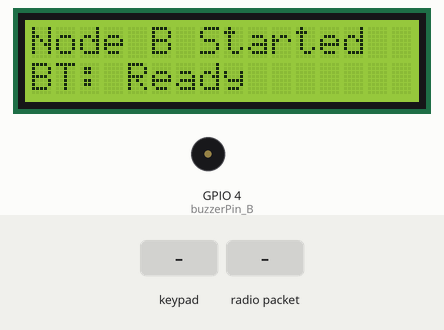
This sketch was run on a simulated ESP32. Shown: 16×2 character LCD, buzzer (waves = sounding). Inputs (shaded band) come from the test bench. Nothing arrives over Bluetooth unless stated; what the sketch prints to the serial monitor is not drawn.

Above: at 2.2 s.
2.3 s: keypad keys 2 5 2 6 2 7 1 4 # pressed 0.4 s apart
At 7.0 s:
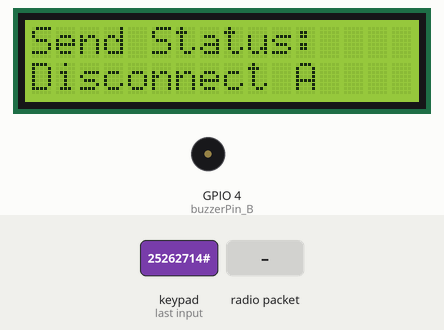
7.4 s: key 'A' pressed
At 8.1 s:
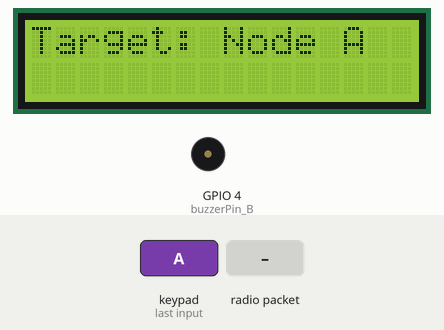
8.9 s: keypad keys 1 9 1 8 3 2 3 3 * pressed 0.4 s apart
At 13.1 s:
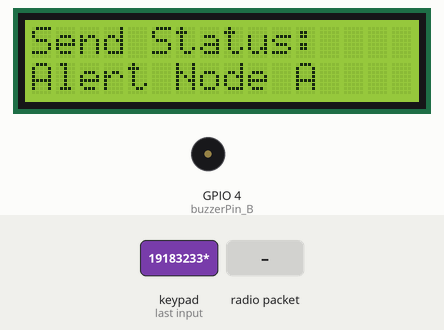
14.0 s: key 'B' pressed
At 15.2 s:
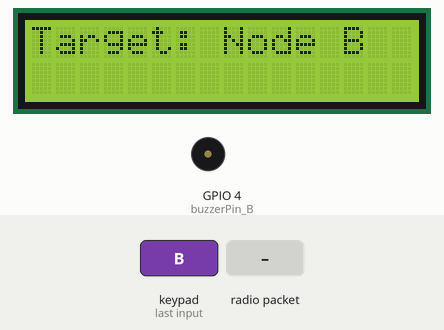
15.5 s: keypad keys 2 5 2 6 2 7 1 4 D pressed 0.4 s apart
At 19.0 s:
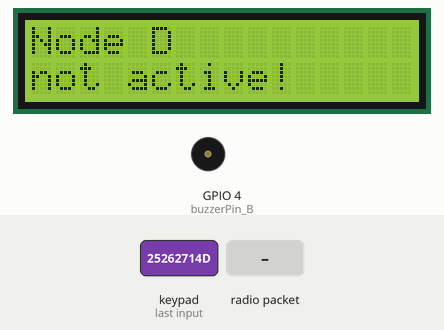
20.6 s: radio packet "Alert" arrives
At 22.1 s:
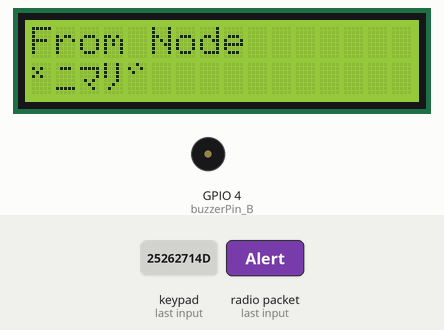
Timing chart, 0 to 23.2 s (numbered marks = the images above; inputs shaded):
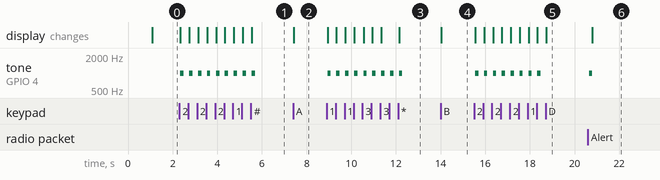

The sketch:

Node_B_Receiver.ino
```cpp
/*
NODE: B
TYPE: PHYSICAL
SENSOR IMPLEMENTATION: YES (THROUGHT CODE)
BLUETOOTH IMPLEMENTATION: YES
ENCRYPTION: YES
*/

#include <esp_now.h>
#include <WiFi.h>
#include <Wire.h>
#include <LiquidCrystal_I2C.h>
#include "BluetoothSerial.h"
#include <Keypad.h>

// --- LCD + Buzzer Setup ---
LiquidCrystal_I2C lcd_B(0x27, 16, 2);
int buzzerPin_B = 4;

// --- Bluetooth Setup ---
BluetoothSerial SerialBT_B;

// --- Node MAC Addresses ---
uint8_t macA_B[] = {0x68, 0x25, 0xDD, 0x33, 0x2A, 0x08};
uint8_t macB_B[] = {0x68, 0x25, 0xDD, 0x32, 0x5E, 0x24};
uint8_t macC_B[] = {0x00, 0x00, 0x00, 0x00, 0x00, 0x00};
uint8_t macD_B[] = {0x00, 0x00, 0x00, 0x00, 0x00, 0x00};

esp_now_peer_info_t peerInfo_B;
char targetNode_B = 'A';
uint8_t* targetMAC_B = macA_B;

// --- XOR Encryption Key ---
const uint8_t XOR_KEY_B = 0xAA;

// --- Keypad Setup ---
const byte ROWS_B = 4;
const byte COLS_B = 4;
char keys_B[ROWS_B][COLS_B] = {
  {'1','2','3','A'},
  {'4','5','6','B'},
  {'7','8','9','C'},
  {'*','0','#','D'}
};
byte rowPins_B[ROWS_B] = {19, 18, 32, 33};
byte colPins_B[COLS_B] = {25, 26, 27, 14};
Keypad keypad_B = Keypad(makeKeymap(keys_B), rowPins_B, colPins_B, ROWS_B, COLS_B);

// --- Encrypt/Decrypt function ---
void encryptDecrypt_B(uint8_t *data, int len) {
  for (int i = 0; i < len; i++) {
    data[i] ^= XOR_KEY_B;
  }
}

// --- Key → Message mapping ---
String getMessageForKey_B(char key) {
  switch (key) {
    case '1': return "Hello";
    case '2': return "Meet me";
    case '3': return "File Ready";
    case '4': return "Wait";
    case '5': return "System Down";
    case '6': return "Work Done";
    case '7': return "Busy";
    case '8': return "Break";
    case '9': return "Ok";
    case '0': return "Node Toggle";
    case '*': return "Alert";
    case '#': return "Disconnect";
    default: return "";
  }
}

// --- Buzzer beep ---
void beep_B() {
  ledcAttach(buzzerPin_B, 2000, 8);
  ledcWriteTone(buzzerPin_B, 1000);
  delay(150);
  ledcWriteTone(buzzerPin_B, 0);
}

// --- ESP-NOW Callbacks ---
void OnDataSent_B(const wifi_tx_info_t *info, esp_now_send_status_t status) {
  lcd_B.clear();
  lcd_B.setCursor(0,0);
  lcd_B.print("Send Status:");
  lcd_B.setCursor(0,1);
  lcd_B.print(status == ESP_NOW_SEND_SUCCESS ? "OK" : "Fail");
}

void OnDataRecv_B(const esp_now_recv_info_t *info, const uint8_t *incomingData, int len) {
  uint8_t buffer[250];
  memcpy(buffer, incomingData, len);
  encryptDecrypt_B(buffer, len);
  buffer[len] = '\0';

  String msg = String((char*)buffer);

  lcd_B.clear();
  lcd_B.setCursor(0,0);
  lcd_B.print("From Node");
  lcd_B.setCursor(0,1);
  lcd_B.print(msg);
  beep_B();

  if (msg == "Alert") {
    SerialBT_B.println("[ALERT] Emergency from another node!");
  }
}

// --- Setup ---
void setup() {
  Serial.begin(115200);
  WiFi.mode(WIFI_STA);

  lcd_B.init();
  lcd_B.backlight();
  lcd_B.clear();
  lcd_B.setCursor(0,0);
  lcd_B.print("Node B Started");
  delay(1000);

  // ESP-NOW init
  if (esp_now_init() != ESP_OK) {
    lcd_B.clear();
    lcd_B.print("ESP-NOW Error");
    return;
  }
  esp_now_register_send_cb(OnDataSent_B);
  esp_now_register_recv_cb(OnDataRecv_B);

  memcpy(peerInfo_B.peer_addr, macA_B, 6);  // Default target is Node A
  peerInfo_B.channel = 0;
  peerInfo_B.encrypt = false;
  esp_now_add_peer(&peerInfo_B);

  if (!SerialBT_B.begin("ESP32_AlertNodeB")) {
    Serial.println("BT init failed!");
    lcd_B.clear();
    lcd_B.print("BT Error");
  } else {
    Serial.println("Bluetooth ready. Pair with 'ESP32_AlertNodeB'");
    lcd_B.setCursor(0,1);
    lcd_B.print("BT: Ready");
  }

  Serial.println("=== Node B Started ===");
  Serial.println("Available Nodes: A, B, C, D");
}

// --- Loop ---
void loop() {
  char key = keypad_B.getKey();
  if (key) {
    Serial.print("Key Pressed: ");
    Serial.println(key);

    if (String("1234567890ABCD*#").indexOf(key) == -1) {
      lcd_B.clear();
      lcd_B.print("Invalid Key");
      return;
    }

    // Handle node selection
    if (key == 'A' || key == 'B' || key == 'C' || key == 'D') {
      targetNode_B = key;
      if (key == 'A') targetMAC_B = macA_B;
      else if (key == 'B') targetMAC_B = macB_B;
      else if (key == 'C') targetMAC_B = macC_B;
      else if (key == 'D') targetMAC_B = macD_B;

      bool inactive = true;
      for (int i = 0; i < 6; i++) {
        if (targetMAC_B[i] != 0x00) { inactive = false; break; }
      }
      lcd_B.clear();
      if (inactive) {
        lcd_B.print("Node ");
        lcd_B.print(key);
        lcd_B.setCursor(0,1);
        lcd_B.print("not active!");
      } else {
        lcd_B.print("Target: Node ");
        lcd_B.print(key);
      }
      return;
    }

    // Otherwise → send message
    String msg = getMessageForKey_B(key);
    if (msg == "") return;

    bool inactive = true;
    for (int i = 0; i < 6; i++) {
      if (targetMAC_B[i] != 0x00) { inactive = false; break; }
    }
    lcd_B.clear();
    if (inactive) {
      lcd_B.print("Error: Node ");
      lcd_B.print(targetNode_B);
      lcd_B.setCursor(0,1);
      lcd_B.print("not active!");
      return;
    }

    uint8_t buffer[250];
    int len = msg.length();
    memcpy(buffer, msg.c_str(), len);
    encryptDecrypt_B(buffer, len);

    esp_err_t result = esp_now_send(targetMAC_B, buffer, len);
    if (result == ESP_OK) {
      lcd_B.print("Sent to Node ");
      lcd_B.print(targetNode_B);
      lcd_B.setCursor(0,1);
      lcd_B.print(msg);
      beep_B();

      if (msg == "Alert") {
        SerialBT_B.println("[ALERT] Emergency triggered locally!");
      }
    } else {
      lcd_B.print("Send Error");
    }
  }
}
```

Measured:
- after the input at 2.3 s, tone on GPIO 4 (buzzerPin_B): alternates 1000 Hz for 0.15 s and silent for 0.25 s, 18 changes in all, then stays silent, starting after 0.05 s; the display: first changes after 0.05 s (image 1 shows a later state)
- after the input at 7.4 s, the display: changes at once (image 2)
- after the input at 8.9 s, tone on GPIO 4 (buzzerPin_B): alternates 1000 Hz for 0.15 s and silent for 0.25 s, 18 changes in all, then stays silent, starting at once; the display: first changes at once (image 3 shows a later state)
- after the input at 14.0 s, the display: changes at once (image 4)
- after the input at 15.5 s, tone on GPIO 4 (buzzerPin_B): alternates 1000 Hz for 0.15 s and silent for 0.25 s, 16 changes in all, then stays silent, starting after 0.05 s; the display: first changes after 0.05 s (image 5 shows a later state)
- after the input at 20.6 s, tone on GPIO 4 (buzzerPin_B): silent → 1000 Hz after 0.05 s, → silent 0.15 s later; the display: changes after 0.20 s (image 6)
